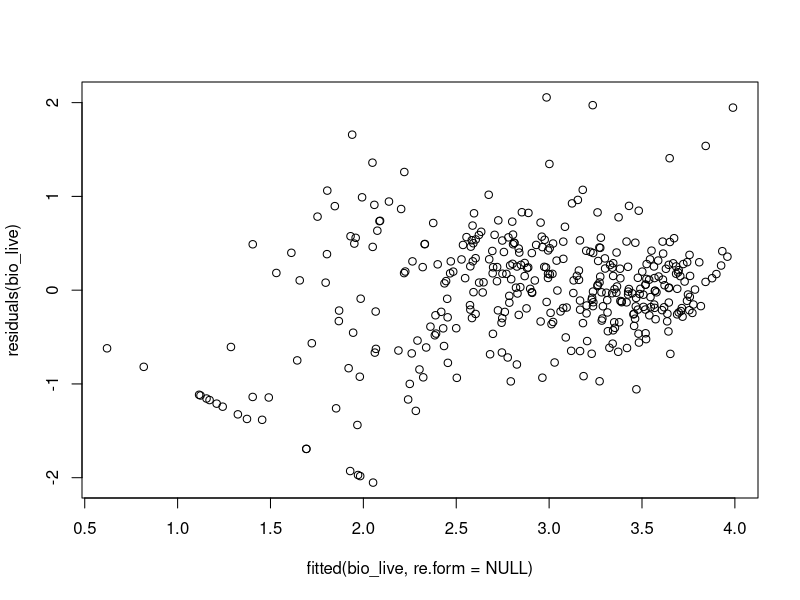

Generate this figure with R: (Note: this script raises an error after producing the figure.)
library(dplyr)
library(ggplot2)
library(tidyr)
library(lmerTest)
library(lme4)
library(emmeans)
library(kableExtra)

### --------------------------------------
### Data and plotting of biomass
### --------------------------------------
times <- read.csv("data/time.csv") %>% 
  select(-Time_pt) %>% 
  mutate(Median_time_factor = factor(Median_time)) 

baci_bio <- read.csv("data/baci_bio_df3_sod_live_altered.csv") %>% 
  mutate(Sod_biomass=as.numeric(Sod_biomass)) %>% 
  mutate(water_treatment = factor(water_treatment, levels = c("H", "M", "L"))) %>% 
  mutate(fire_treatment_aloc = fire_treatment) %>% 
  mutate(fire_treatment = ifelse(fire_treatment == "b" &  Median_time_pt == 592, "ub",fire_treatment)) %>% 
  mutate(fire_treatment = factor(fire_treatment, levels = c("ub","b"))) %>% 
  left_join(times, by = "Median_time_pt") %>%  
  mutate(Median_time_factor = factor(Median_time)) 
## need to add other time points to the data
blanks <- expand.grid(water_treatment = levels(baci_bio$water_treatment),
                      fire_treatment = levels(baci_bio$fire_treatment),
                      Median_time = unique(times$Median_time),
                      veg = unique(baci_bio$veg)) 
df_to_plot <- bind_rows(blanks,baci_bio) 

## Box plot of raw data
p <- ggplot(df_to_plot, aes(x = Median_time, y = (Sod_biomass + 1), fill = water_treatment, color = water_treatment, group = interaction(water_treatment, Median_time))) + 
  geom_boxplot() +
  theme_classic()+
  facet_grid( veg ~ fire_treatment)+
  theme(legend.position = "bottom")+
  xlim(0, 1500)+
  scale_y_continuous(breaks = c(2,11,101), labels = c(1,10,100), trans = "log10")

### --------------------------------------
### Model: Linear mixed model
### --------------------------------------
bio_live <- lmer(log(Sod_biomass+1) ~ Swamp + veg + Median_time_factor*water_treatment +  
                   water_treatment*fire_treatment + Median_time_factor*fire_treatment + (1 | Sod), data = baci_bio)
### residuals look good
plot(residuals(bio_live) ~ fitted(bio_live, re.form = NULL))
### Type III anova test 
anova(bio_live, type = "III")

###  Plot of water_treatment over time effect in burnt and unburnt sods
emmeans_plot = emmip(bio_live,  ~ water_treatment ~ Median_time_factor| fire_treatment , CIs = TRUE, type = "response") 
joined <- emmeans_plot$data %>% 
  left_join(times, by = "Median_time_factor")
## need to add other time points to the data
blanks <- expand.grid(water_treatment = levels(joined$water_treatment),
                      fire_treatment = levels(joined$fire_treatment),
                      Median_time = unique(times$Median_time))
plot_df <- joined %>% 
  bind_rows(blanks)
pos = position_dodge(width = 80)

bio_plot <- plot_df %>%
  ggplot(aes(Median_time, yvar, color = water_treatment, shape = fire_treatment, linetype = fire_treatment), position = position_dodge2(width = 0.1)) +
  geom_point( position = pos, size = 2) +
  geom_path(position = pos, size = 1) +
  geom_errorbar(aes(ymin = LCL, ymax = UCL), position = pos,  alpha = 0.5, width = 0, size = 2) +
  theme_classic() +
  xlab("Time since experiment commenced (days)") + 
  ylab("Mean biomass (+/- 95% CI) per mesocosms (g)") +
  theme(legend.position = "none",
        axis.text = element_text( size = 12), 
        axis.title = element_text( size = 14)) +
  scale_colour_manual(values = clrs3)

# ggsave(plot = bio_plot, file = "plots/biomass_plot.png" , width = 210, height = 297, units = "mm", device = "tiff")
ggsave(plot = bio_plot, file = "plots/biomass_plot.tiff" , width = 150, height = 150, units = "mm", device = "tiff")

### --------------------------------------
# Post hoc analysis of time * water interaction unburnt sods
# Look at pairwise comparisons of the water treatment differences change over time
### --------------------------------------
em_water <- emmeans(bio_live,  ~ water_treatment + Median_time_factor + fire_treatment, combine= TRUE )
base <- as.data.frame(diag(3*2*2))
combm = as.data.frame(em_water)[,1:3]

colnames(base)= rownames(base)=paste0(combm$water_treatment,combm$Median_time_factor,combm$fire_treatment)
selected_contrasts <- contrast(em_water, method =  list("H v. M by time interaction" = (base$H1261ub - base$M1261ub) - (base$H587ub - base$M587ub),
                                      "H v. L by time interaction" =  (base$H1261ub - base$L1261ub) - (base$H587ub - base$L587ub),
                                      "M v. L by time interaction" =  (base$M1261ub - base$L1261ub) - (base$M587ub - base$L587ub)), 
                               adjust = "mvt", type = "response")

## Condifidence intervals of contrasts
cbind(summary(selected_contrasts), confint(selected_contrasts)[, 5:6]) %>% 
  as.data.frame() %>% 
  mutate_at(2:8, round, 3)
